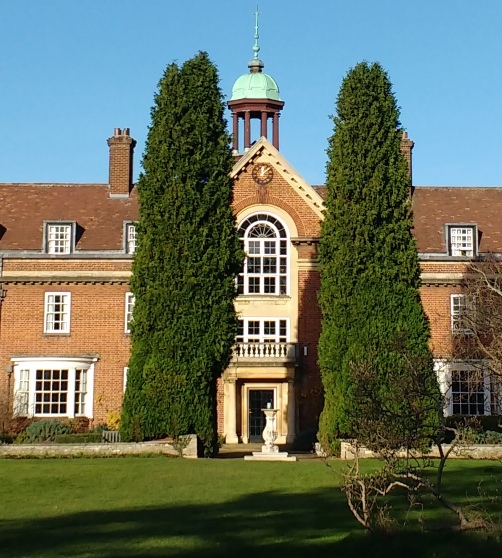
%> input picture sthughs_crop.jpg, 1004 x 1116 px (shown at 1/2 size)
$ octave script.m   (GNU Octave 9; MATLAB toolbox functions it lacks are replaced by stand-ins)
%> lines starting %> are read from the running program, lines starting %| are printed output that depends on the picture
### make_animation.m
function fig=make_animation(f,fname)
%> called with fname = 'cos(z)'
close all;
%% original image
showorig=0;
showfig=1;

A = imread('sthughs_crop.jpg');
%> A is the input picture: size 1116x1004x3 uint8; mean R, G, B 100.9, 111.9, 95.1
A = A(1:1:1000,1:1:1000,:); %1000x1000
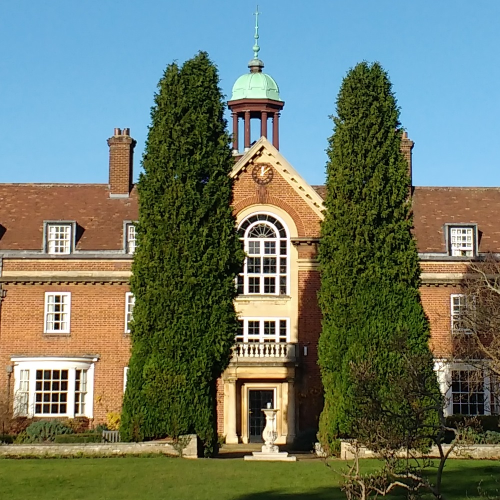
%> A: size 1000x1000x3 uint8 (shown at 1/2 size); mean R, G, B 109.2, 120.4, 104.2
%A = imread('peppers.png');
%A = A(100:2:300,100:2:300,:); %101x101
if showorig
    figorig=figure;
    imshow(A);
    title('Original Image','FontSize',14);
end
for layer = 1:3
    A(:,:,layer) = A(:,:,layer)';
end
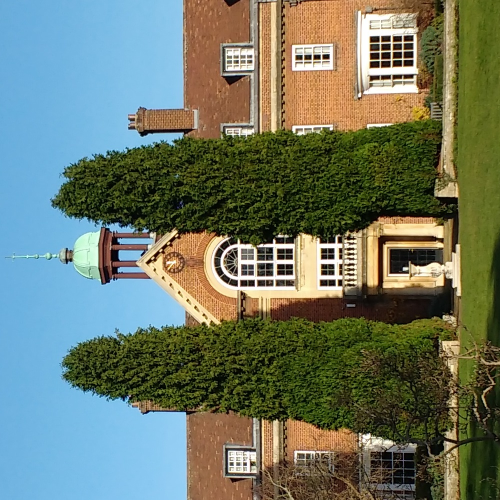
%> A: size 1000x1000x3 uint8 (shown at 1/2 size); mean R, G, B 109.2, 120.4, 104.2; mean of the top-left, top-right, bottom-left and bottom-right quarters 130, 98.9, 141.4, 74.7
[~,cm] = rgb2ind(A,256);
%> cm = 256 rows, first 12: [0.996 0.996 0.996; 0.996 0.992 0.976; 0.996 0.984 0.945; 0.827 0.988 0.894; 0.957 0.929 0.898; 0.996 0.984 0.902; 0.918 0.89 0.835; 0.992 0.961 0.839; 0.992 0.937 0.765; 0.988 0.91 0.714; 0.984 0.886 0.667; 0.945 0.847 0.667]

%% set up
id=@(x,y)(x+1i*y);
%f=@(x,y) (x+1i*y).^3;
%fname = 'z^3';
L=5;
domainpixel=1001;

giffile=[fname,'.gif'];
newIm=transform(A,id,L,1,domainpixel);
if showfig
    fig=figure('visible','off','color','w');%'visible','off','Position',[400,55,1027,905],
    %figure(fig);
    ims=imshow(newIm);
    axis on;
    %set(gca,'ydir','normal');
    xTicksLoc = 0:domainpixel/10:domainpixel;
    xticks(xTicksLoc);
    xticklabels(num2cell(-L:2*L/10:L));
    yticks(xTicksLoc);
    yticklabels(num2cell(L:-2*L/10:-L));
    figtitle=title(['(1-t)z + t*',fname,', t=0'],'FontSize',14);
    imind = rgb2ind(frame2im(getframe(fig)),cm);
else
    imind = rgb2ind(newIm,cm);
end
imwrite(imind,cm,giffile,'gif', 'Loopcount',inf);

%% iterate
for t=0:0.01:1
    g = @(x,y) (1-t)*id(x,y) + t*f(x,y);
    newIm=transform(A,g,L,1,domainpixel);
    if showfig
        ims.CData=newIm;
        figtitle.String=['(1-t)z + t*',fname,', t=',num2str(t)];
        drawnow;
        imind = rgb2ind(frame2im(getframe(fig)),cm);
    else
        imind = rgb2ind(newIm,cm);
    end
    imwrite(imind,cm,giffile,'gif','WriteMode','append','DelayTime',0);
    fprintf('t=%f done\n',t);
end
end

### transform.m
function newIm = transform (A, f, L, imgsize, domainpixel)
%> called with L = 5, imgsize = 1, domainpixel = 1001
%Transform the image with a complex function
% A: original image, must be square
% f: the complex map (x,y) -> f(x+iy)
% L: domain size [-L,L]^2
% imgsize: the original image tiles [0,imgsize]^2, periodically
% domainpixel: how many pixels the whole transformed image have

Asize = size(A,1);
%> Asize = 1000
nx=domainpixel;
dx=2*L/(nx-1);
x=-L:dx:L;
y=-L:dx:L;
[X,Y]=meshgrid(x,y);
newIm = zeros(nx,nx,3,'uint8');

transf = f(X,Y);
R = min(round(mod(real(transf),imgsize)*(Asize/imgsize))+1,Asize);
I = min(round(mod(imag(transf),imgsize)*(Asize/imgsize))+1,Asize);

for layer = 1:3
    ind = sub2ind(size(A),R,I,layer*ones(size(R)));
    newIm(:,:,layer) = A(ind);
end
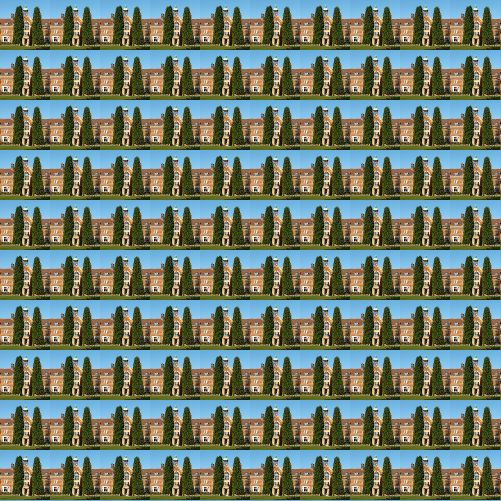
%> newIm: size 1001x1001x3 uint8 (shown at 1/2 size); mean R, G, B 110.2, 121.7, 105.9
%> the run ends on the next line
end

### script.m
f=@(x,y) cos(x+1i*y);
fname = 'cos(z)';
make_animation(f,fname);

$ run again, with IMG_20201201_122104077.jpg copied over sthughs_crop.jpg
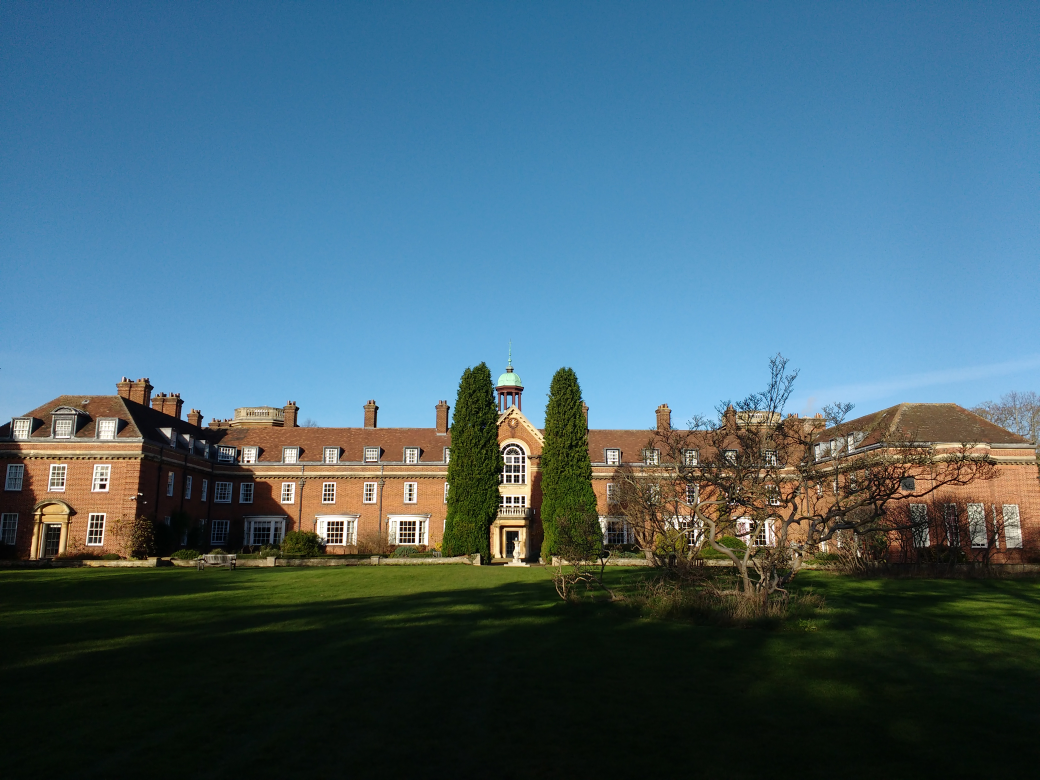
%> input picture IMG_20201201_122104077.jpg, 4160 x 3120 px (shown at 1/4 size)
%> after the loop in make_animation, `for layer = 1:3`:
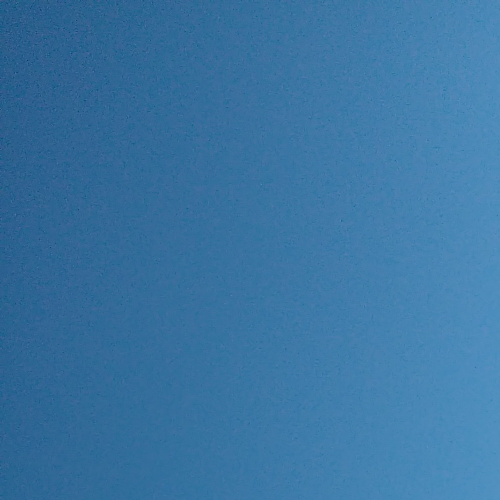
%> A: size 1000x1000x3 uint8 (shown at 1/2 size); mean R, G, B 58, 116.9, 162.8; mean of the top-left, top-right, bottom-left and bottom-right quarters 100.6, 121.2, 103.9, 124.6
%> cm = 256 rows, first 12: [0.322 0.565 0.749; 0.31 0.565 0.745; 0.31 0.557 0.741; 0.294 0.557 0.737; 0.314 0.553 0.737; 0.302 0.553 0.733; 0.29 0.553 0.733; 0.314 0.549 0.733; 0.306 0.549 0.733; 0.298 0.549 0.729; 0.286 0.549 0.729; 0.314 0.541 0.725]
%> after the loop in transform, `for layer = 1:3`:
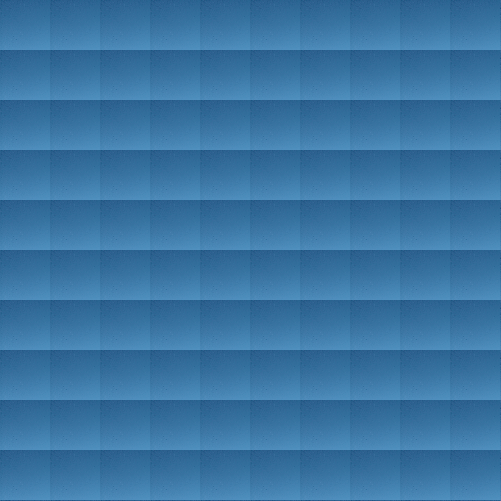
%> newIm: size 1001x1001x3 uint8 (shown at 1/2 size); mean R, G, B 57.9, 116.6, 162.6
